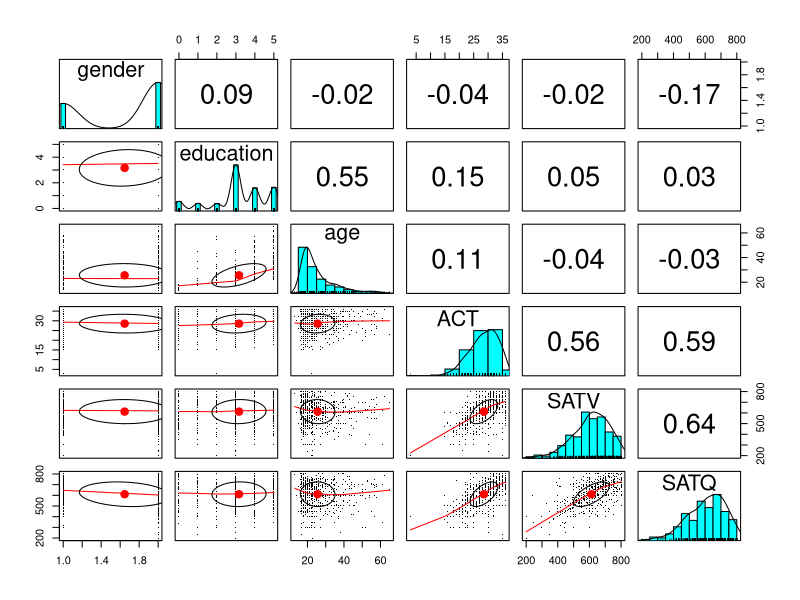
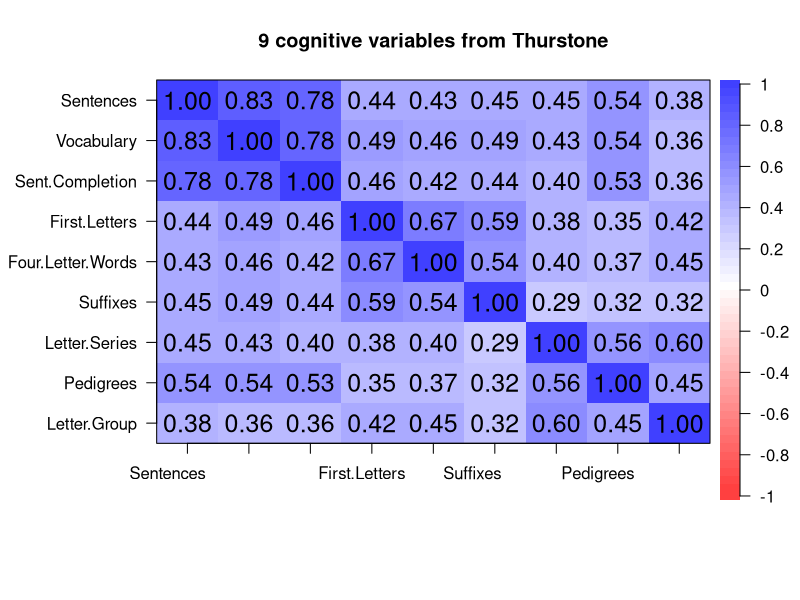
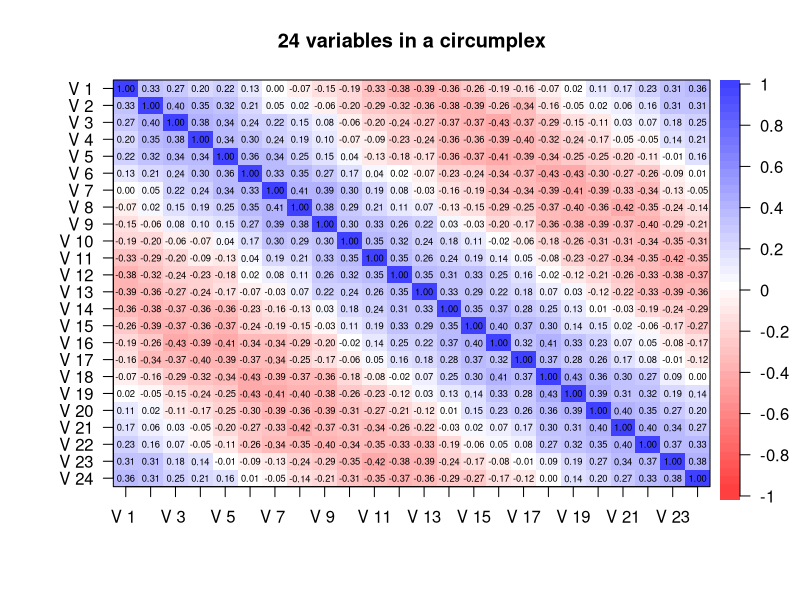

These charts were generated, in order, by the following R code: (Note: this script raises an error after producing the figures.)
## ---- chunk 1
knitr::opts_chunk$set(echo = TRUE, comment = NA, error = TRUE)
## ---- chunk 2
library(psych)

data(sat.act)
describe(sat.act)
## ---- chunk 3
lowerCor(sat.act)
## ---- chunk 4
pairs.panels(sat.act, pch='.')
## ---- chunk 5
female <- subset(sat.act,sat.act$gender==2)
male <- subset(sat.act,sat.act$gender==1)
lower <- lowerCor(male[-1])
## ---- chunk 6
upper <- lowerCor(female[-1])
## ---- chunk 7
both <- lowerUpper(lower,upper)
round(both,2)
## ---- chunk 8
diffs <-  lowerUpper(lower,upper,diff=TRUE)
round(diffs,2)
## ---- chunk 9
cor.plot(Thurstone,numbers=TRUE,main="9 cognitive variables from Thurstone")
## ---- chunk 10
circ <- sim.circ(24)
r.circ <- cor(circ)
cor.plot(r.circ,main='24 variables in a circumplex')
## ---- chunk 11
library(psych)
describe(person.data)

